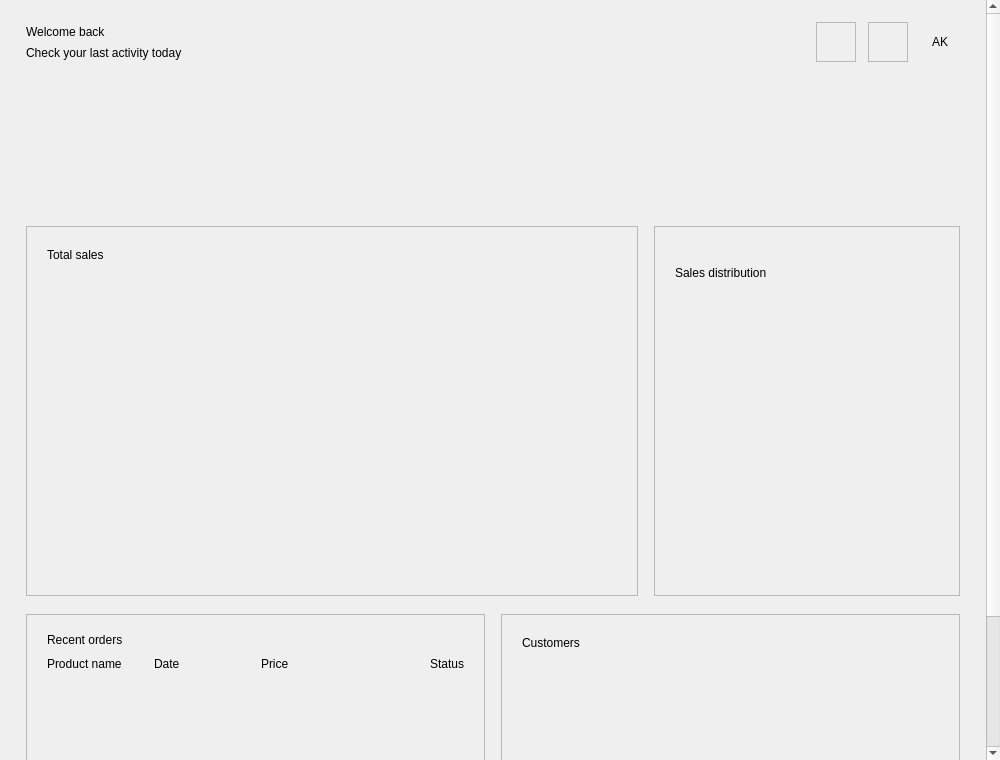
<?xml version="1.0" encoding="UTF-8"?>
<ui version="4.0">
 <class>DashboardComponent</class>
 <widget class="QCustomComponent" name="DashboardComponent">
  <property name="geometry">
   <rect><x>0</x><y>0</y><width>1000</width><height>760</height></rect>
  </property>
  <layout class="QVBoxLayout" name="dashOuter">
   <property name="spacing"><number>0</number></property>
   <property name="leftMargin"><number>0</number></property>
   <property name="topMargin"><number>0</number></property>
   <property name="rightMargin"><number>0</number></property>
   <property name="bottomMargin"><number>0</number></property>
   <item>
    <widget class="QScrollArea" name="dashScroll">
     <property name="widgetResizable"><bool>true</bool></property>
     <property name="frameShape"><enum>QFrame::NoFrame</enum></property>
     <property name="horizontalScrollBarPolicy"><enum>Qt::ScrollBarAsNeeded</enum></property>
     <widget class="QWidget" name="dashScrollContents">
      <property name="geometry"><rect><x>0</x><y>0</y><width>1000</width><height>860</height></rect></property>
      <layout class="QVBoxLayout" name="dashBody">
       <property name="spacing"><number>18</number></property>
       <property name="leftMargin"><number>26</number></property>
       <property name="topMargin"><number>22</number></property>
       <property name="rightMargin"><number>26</number></property>
       <property name="bottomMargin"><number>22</number></property>

       <!-- header -->
       <item>
        <layout class="QHBoxLayout" name="headerRow">
         <property name="spacing"><number>12</number></property>
         <item>
          <layout class="QVBoxLayout" name="headerText">
           <property name="spacing"><number>3</number></property>
           <item>
            <widget class="QLabel" name="pageTitle">
             <property name="text"><string>Welcome back</string></property>
             <property name="role" stdset="0"><string>h1</string></property>
            </widget>
           </item>
           <item>
            <widget class="QLabel" name="pageSub">
             <property name="text"><string>Check your last activity today</string></property>
             <property name="role" stdset="0"><string>sub</string></property>
            </widget>
           </item>
          </layout>
         </item>
         <item>
          <spacer name="headerSpacer">
           <property name="orientation"><enum>Qt::Horizontal</enum></property>
           <property name="sizeHint" stdset="0"><size><width>40</width><height>20</height></size></property>
          </spacer>
         </item>
         <item>
          <widget class="QFrame" name="searchChip">
           <property name="minimumSize"><size><width>40</width><height>40</height></size></property>
           <property name="maximumSize"><size><width>40</width><height>40</height></size></property>
           <property name="frameShape"><enum>QFrame::StyledPanel</enum></property>
           <property name="role" stdset="0"><string>iconChip</string></property>
           <layout class="QHBoxLayout" name="searchChipLayout">
            <property name="leftMargin"><number>0</number></property>
            <property name="topMargin"><number>0</number></property>
            <property name="rightMargin"><number>0</number></property>
            <property name="bottomMargin"><number>0</number></property>
            <item><widget class="QLabel" name="searchIcon"><property name="alignment"><set>Qt::AlignCenter</set></property></widget></item>
           </layout>
          </widget>
         </item>
         <item>
          <widget class="QFrame" name="bellChip">
           <property name="minimumSize"><size><width>40</width><height>40</height></size></property>
           <property name="maximumSize"><size><width>40</width><height>40</height></size></property>
           <property name="frameShape"><enum>QFrame::StyledPanel</enum></property>
           <property name="role" stdset="0"><string>iconChip</string></property>
           <layout class="QHBoxLayout" name="bellChipLayout">
            <property name="leftMargin"><number>0</number></property>
            <property name="topMargin"><number>0</number></property>
            <property name="rightMargin"><number>0</number></property>
            <property name="bottomMargin"><number>0</number></property>
            <item><widget class="QLabel" name="bellIcon"><property name="alignment"><set>Qt::AlignCenter</set></property></widget></item>
           </layout>
          </widget>
         </item>
         <item>
          <widget class="QLabel" name="headerAvatar">
           <property name="minimumSize"><size><width>40</width><height>40</height></size></property>
           <property name="maximumSize"><size><width>40</width><height>40</height></size></property>
           <property name="alignment"><set>Qt::AlignCenter</set></property>
           <property name="text"><string>AK</string></property>
          </widget>
         </item>
        </layout>
       </item>

       <!-- KPI row (manager fills kpiRow's layout with 4 cards) -->
       <item>
        <widget class="QFrame" name="kpiRow">
         <property name="minimumSize"><size><width>0</width><height>128</height></size></property>
         <layout class="QHBoxLayout" name="kpiRowLayout">
          <property name="spacing"><number>16</number></property>
          <property name="leftMargin"><number>0</number></property>
          <property name="topMargin"><number>0</number></property>
          <property name="rightMargin"><number>0</number></property>
          <property name="bottomMargin"><number>0</number></property>
         </layout>
        </widget>
       </item>

       <!-- mid row: sales bar chart | distribution donut -->
       <item>
        <layout class="QHBoxLayout" name="midRow">
         <property name="spacing"><number>16</number></property>
         <item>
          <widget class="QFrame" name="salesPanel">
           <property name="sizePolicy">
            <sizepolicy hsizetype="Expanding" vsizetype="Preferred"><horstretch>2</horstretch><verstretch>0</verstretch></sizepolicy>
           </property>
           <property name="frameShape"><enum>QFrame::StyledPanel</enum></property>
           <property name="role" stdset="0"><string>panel</string></property>
           <layout class="QVBoxLayout" name="salesPanelLayout">
            <property name="spacing"><number>12</number></property>
            <property name="leftMargin"><number>20</number></property>
            <property name="topMargin"><number>18</number></property>
            <property name="rightMargin"><number>20</number></property>
            <property name="bottomMargin"><number>18</number></property>
            <item>
             <layout class="QHBoxLayout" name="salesHead">
              <item><widget class="QLabel" name="salesTitle"><property name="text"><string>Total sales</string></property><property name="role" stdset="0"><string>panelTitle</string></property></widget></item>
              <item><spacer name="salesHeadSpacer"><property name="orientation"><enum>Qt::Horizontal</enum></property><property name="sizeHint" stdset="0"><size><width>40</width><height>20</height></size></property></spacer></item>
              <item>
               <widget class="QWidget" name="salesLegend" native="true">
                <layout class="QHBoxLayout" name="salesLegendLayout">
                 <property name="spacing"><number>14</number></property>
                 <property name="leftMargin"><number>0</number></property>
                 <property name="topMargin"><number>0</number></property>
                 <property name="rightMargin"><number>0</number></property>
                 <property name="bottomMargin"><number>0</number></property>
                </layout>
               </widget>
              </item>
             </layout>
            </item>
            <item>
             <widget class="QCustomBarChart" name="salesChart">
              <property name="minimumSize"><size><width>0</width><height>300</height></size></property>
             </widget>
            </item>
           </layout>
          </widget>
         </item>
         <item>
          <widget class="QFrame" name="distPanel">
           <property name="sizePolicy">
            <sizepolicy hsizetype="Expanding" vsizetype="Preferred"><horstretch>1</horstretch><verstretch>0</verstretch></sizepolicy>
           </property>
           <property name="frameShape"><enum>QFrame::StyledPanel</enum></property>
           <property name="role" stdset="0"><string>panel</string></property>
           <layout class="QVBoxLayout" name="distPanelLayout">
            <property name="spacing"><number>10</number></property>
            <property name="leftMargin"><number>20</number></property>
            <property name="topMargin"><number>18</number></property>
            <property name="rightMargin"><number>20</number></property>
            <property name="bottomMargin"><number>18</number></property>
            <item><widget class="QLabel" name="distTitle"><property name="text"><string>Sales distribution</string></property><property name="role" stdset="0"><string>panelTitle</string></property></widget></item>
            <item>
             <widget class="QCustomDonut" name="distChart">
              <property name="minimumSize"><size><width>0</width><height>200</height></size></property>
             </widget>
            </item>
            <item>
             <widget class="QWidget" name="distLegend" native="true">
              <layout class="QVBoxLayout" name="distLegendLayout">
               <property name="spacing"><number>8</number></property>
               <property name="leftMargin"><number>2</number></property>
               <property name="topMargin"><number>4</number></property>
               <property name="rightMargin"><number>2</number></property>
               <property name="bottomMargin"><number>0</number></property>
              </layout>
             </widget>
            </item>
           </layout>
          </widget>
         </item>
        </layout>
       </item>

       <!-- bottom row: recent orders | customers area chart -->
       <item>
        <layout class="QHBoxLayout" name="bottomRow">
         <property name="spacing"><number>16</number></property>
         <item>
          <widget class="QFrame" name="ordersPanel">
           <property name="sizePolicy">
            <sizepolicy hsizetype="Expanding" vsizetype="Preferred"><horstretch>1</horstretch><verstretch>0</verstretch></sizepolicy>
           </property>
           <property name="frameShape"><enum>QFrame::StyledPanel</enum></property>
           <property name="role" stdset="0"><string>panel</string></property>
           <layout class="QVBoxLayout" name="ordersPanelLayout">
            <property name="spacing"><number>10</number></property>
            <property name="leftMargin"><number>20</number></property>
            <property name="topMargin"><number>18</number></property>
            <property name="rightMargin"><number>20</number></property>
            <property name="bottomMargin"><number>18</number></property>
            <item><widget class="QLabel" name="ordersTitle"><property name="text"><string>Recent orders</string></property><property name="role" stdset="0"><string>panelTitle</string></property></widget></item>
            <item>
             <layout class="QHBoxLayout" name="ordersHead">
              <item><widget class="QLabel" name="colProduct"><property name="text"><string>Product name</string></property><property name="role" stdset="0"><string>colHead</string></property></widget></item>
              <item><widget class="QLabel" name="colDate"><property name="text"><string>Date</string></property><property name="role" stdset="0"><string>colHead</string></property></widget></item>
              <item><widget class="QLabel" name="colPrice"><property name="text"><string>Price</string></property><property name="role" stdset="0"><string>colHead</string></property></widget></item>
              <item><widget class="QLabel" name="colStatus"><property name="text"><string>Status</string></property><property name="role" stdset="0"><string>colHead</string></property><property name="alignment"><set>Qt::AlignRight|Qt::AlignVCenter</set></property></widget></item>
             </layout>
            </item>
            <item>
             <widget class="QWidget" name="ordersBody" native="true">
              <layout class="QVBoxLayout" name="ordersBodyLayout">
               <property name="spacing"><number>0</number></property>
               <property name="leftMargin"><number>0</number></property>
               <property name="topMargin"><number>0</number></property>
               <property name="rightMargin"><number>0</number></property>
               <property name="bottomMargin"><number>0</number></property>
              </layout>
             </widget>
            </item>
            <item><spacer name="ordersSpacer"><property name="orientation"><enum>Qt::Vertical</enum></property><property name="sizeHint" stdset="0"><size><width>20</width><height>10</height></size></property></spacer></item>
           </layout>
          </widget>
         </item>
         <item>
          <widget class="QFrame" name="customersPanel">
           <property name="sizePolicy">
            <sizepolicy hsizetype="Expanding" vsizetype="Preferred"><horstretch>1</horstretch><verstretch>0</verstretch></sizepolicy>
           </property>
           <property name="frameShape"><enum>QFrame::StyledPanel</enum></property>
           <property name="role" stdset="0"><string>panel</string></property>
           <layout class="QVBoxLayout" name="customersPanelLayout">
            <property name="spacing"><number>10</number></property>
            <property name="leftMargin"><number>20</number></property>
            <property name="topMargin"><number>18</number></property>
            <property name="rightMargin"><number>20</number></property>
            <property name="bottomMargin"><number>18</number></property>
            <item>
             <layout class="QHBoxLayout" name="custHead">
              <item><widget class="QLabel" name="custTitle"><property name="text"><string>Customers</string></property><property name="role" stdset="0"><string>panelTitle</string></property></widget></item>
              <item><spacer name="custHeadSpacer"><property name="orientation"><enum>Qt::Horizontal</enum></property><property name="sizeHint" stdset="0"><size><width>40</width><height>20</height></size></property></spacer></item>
              <item>
               <widget class="QWidget" name="custLegend" native="true">
                <layout class="QHBoxLayout" name="custLegendLayout">
                 <property name="spacing"><number>14</number></property>
                 <property name="leftMargin"><number>0</number></property>
                 <property name="topMargin"><number>0</number></property>
                 <property name="rightMargin"><number>0</number></property>
                 <property name="bottomMargin"><number>0</number></property>
                </layout>
               </widget>
              </item>
             </layout>
            </item>
            <item>
             <widget class="QCustomAreaChart" name="customersChart">
              <property name="minimumSize"><size><width>0</width><height>210</height></size></property>
             </widget>
            </item>
            <item>
             <widget class="QWidget" name="monthRow" native="true">
              <layout class="QHBoxLayout" name="monthRowLayout">
               <property name="spacing"><number>0</number></property>
               <property name="leftMargin"><number>6</number></property>
               <property name="topMargin"><number>0</number></property>
               <property name="rightMargin"><number>6</number></property>
               <property name="bottomMargin"><number>0</number></property>
              </layout>
             </widget>
            </item>
           </layout>
          </widget>
         </item>
        </layout>
       </item>

       <item>
        <spacer name="dashBottomSpacer">
         <property name="orientation"><enum>Qt::Vertical</enum></property>
         <property name="sizeHint" stdset="0"><size><width>20</width><height>20</height></size></property>
        </spacer>
       </item>
      </layout>
     </widget>
    </widget>
   </item>
  </layout>
 </widget>
 <customwidgets>
  <customwidget>
   <class>QCustomComponent</class>
   <extends>QWidget</extends>
   <header>Custom_Widgets.QCustomComponent</header>
   <container>1</container>
  </customwidget>
  <customwidget>
   <class>QCustomBarChart</class>
   <extends>QWidget</extends>
   <header>Custom_Widgets.QCustomCharts.QCustomBarChart</header>
  </customwidget>
  <customwidget>
   <class>QCustomDonut</class>
   <extends>QWidget</extends>
   <header>Custom_Widgets.QCustomDonut</header>
  </customwidget>
  <customwidget>
   <class>QCustomAreaChart</class>
   <extends>QWidget</extends>
   <header>Custom_Widgets.QCustomCharts.QCustomAreaChart</header>
  </customwidget>
 </customwidgets>
 <resources/>
 <connections/>
</ui>
